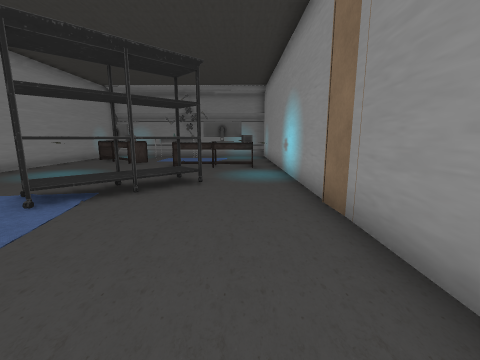
view 1 (above)

22 first-person views from a walk through a scene from a Unity 3-D project. The camera is 1.3 m above the floor, tilts 10° down and sees 90° across. Doors are open. The floor is counted in squares, 1.06 m on a side. Each view is taken from the middle of a square. On the plan, view 1 faces up. The plan holds only what a view shows up to about 12 squares ahead; the rest is blank. The player character is not drawn. Some surface patterns are stand-ins.

view 2
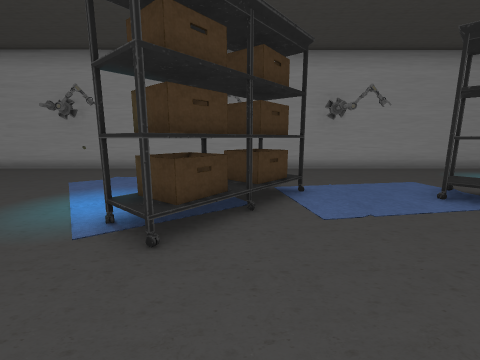

view 3
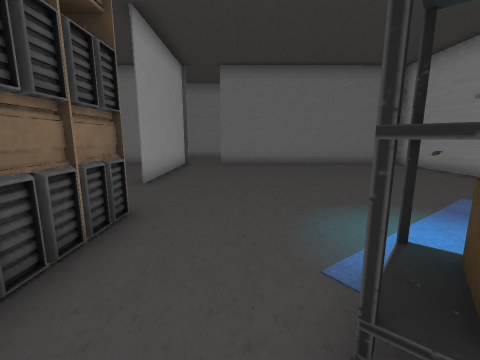

view 4
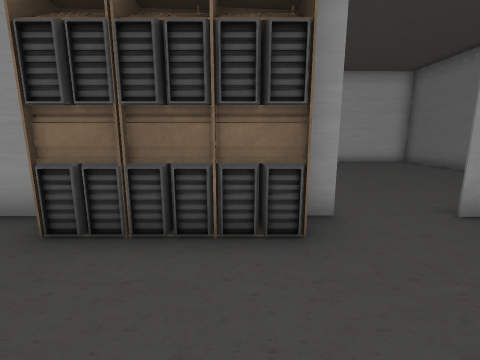

view 5
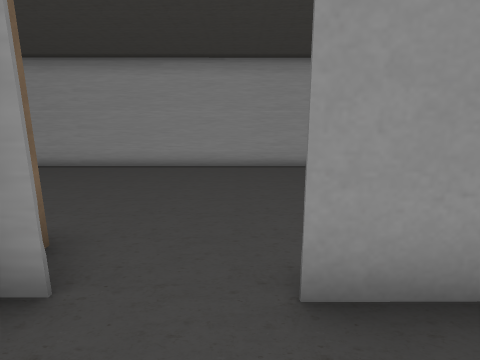

view 6
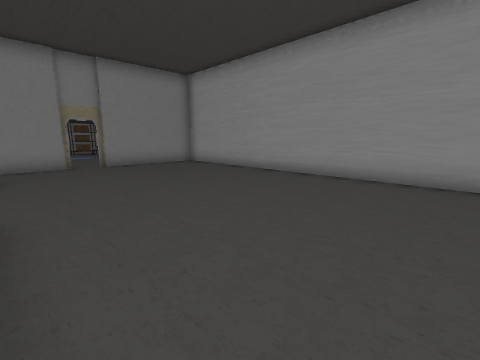

view 7
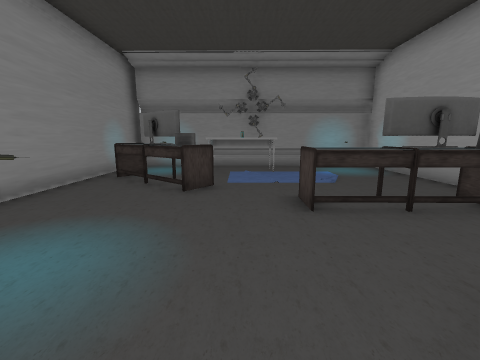

view 8
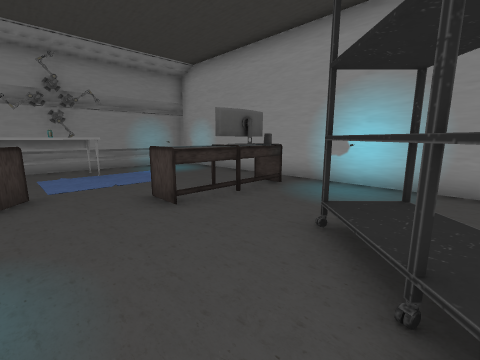

view 9
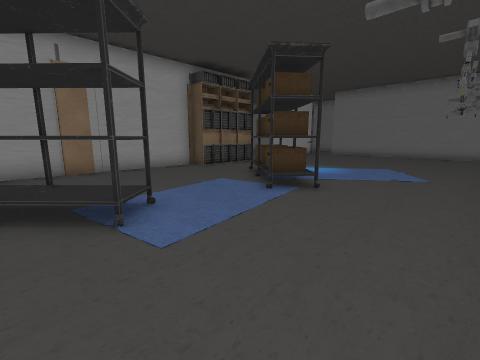

view 10
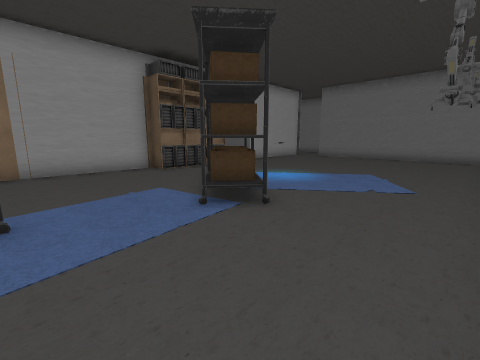

view 11
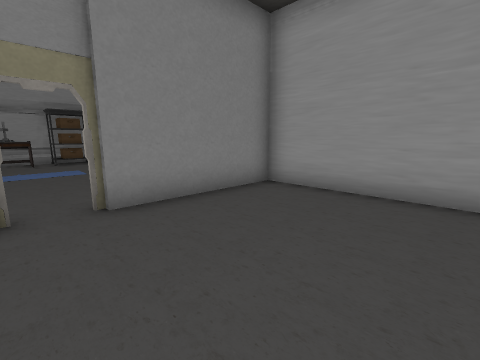

view 12
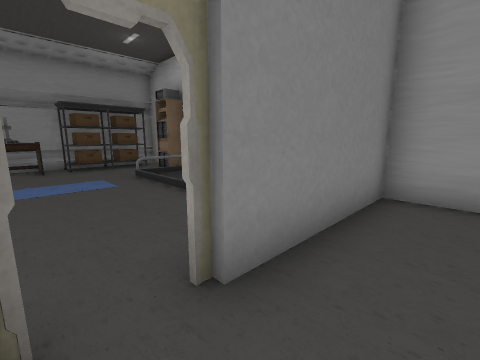

view 13
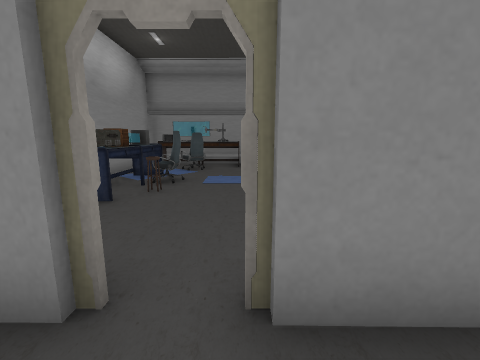

view 14
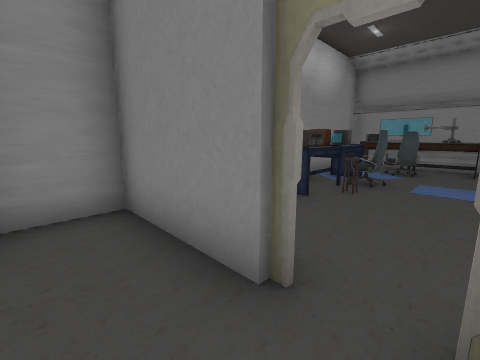

view 15
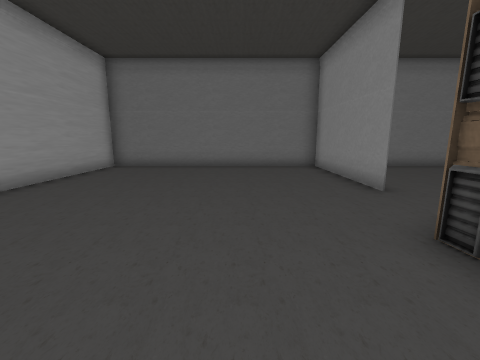

view 16
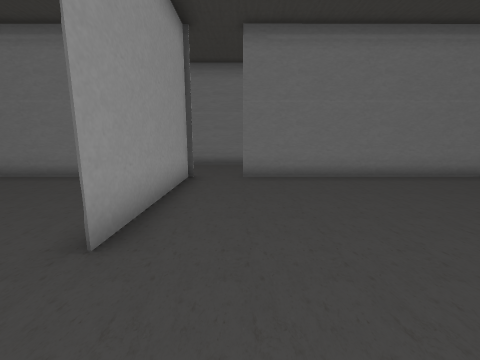

view 17
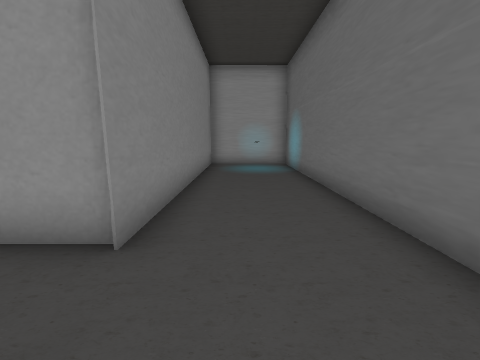

view 18
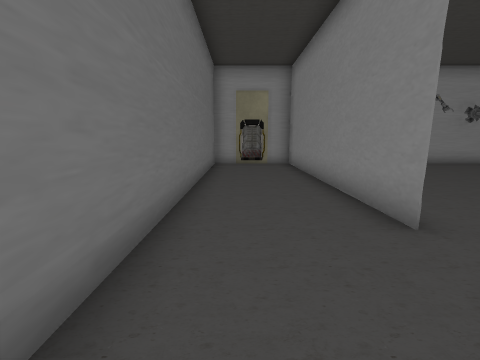

view 19
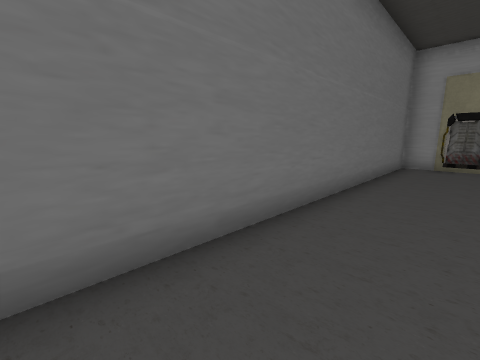

view 20
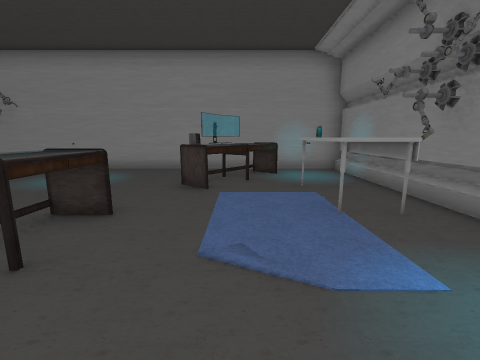

view 21
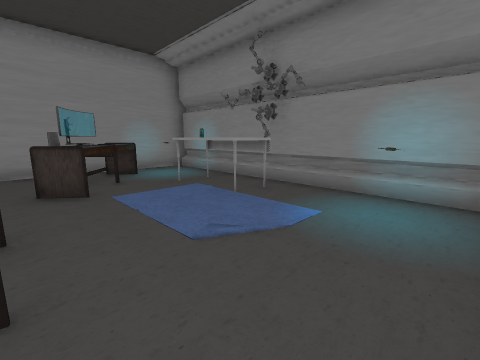

view 22
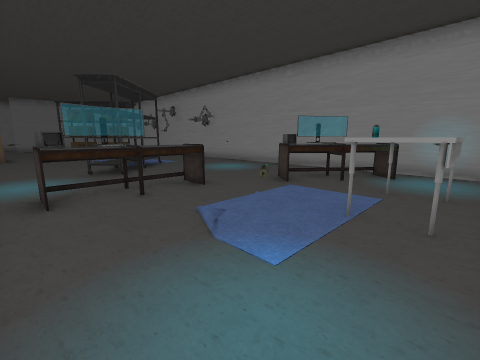

### Floor plan
Points are (right, up) in squares from view 1. A wall is a line through its corners. A room is listed if a view was taken in it or the views show most of it. See-through windows are left out.
Room 1 (views 1, 2, 3, 4, 5, 6, 7, 8, 9, 10, 11, 12, 13, 14, 15, 16, 20, 21, 22)
walls: (1.6, 0.3) (1.6, 2.6); (1.6, 5.3) (1.6, 16.6); (5.1, 6.4) (1.7, 6.5) (1.7, 5.5); (1.7, -6.4) (1.7, -11.6); (1.4, -11.6) (10.6, -11.6); (1.6, -11.6) (1.6, -6.4); (-8.7, -11.6) (-0.1, -11.6); (2.1, 16.7) (-8.5, 16.9); (10.6, -12) (10.5, 6.3) (6, 6.4); (-8.7, 17.6) (-8.6, -12)
ways out: opening at (0.5, -12) to room 2; open door at (5.5, 6.5)
objects: other object (-8, 12) to (-5, 14); other object (-5, 0); other object (-5, 1) to (-4, 1); other object (-5, 15) to (-3, 16); other object (-4, -2) to (-2, 0); other object (-4, 4) to (-3, 5); other object (-3, 6) to (-1, 7); other object (-3, 10) to (0, 11); other object (1, -4) to (1, -3); other object (1, -2) to (1, -1); other object (2, -4) to (2, -3); other object (2, -2); other object (2, -1) to (2, 0); other object (2, 3) to (2, 5)
Room 2 (views 17, 18, 19)
walls: (-0.1, -11.6) (-8.7, -11.7); (-8.6, -12) (-8.6, -15.2) (10.6, -15.2) (10.6, -12); (10.6, -11.6) (1.6, -11.6)
ways out: opening at (0.5, -12) to room 1

Where each view was taken, in squares from view 1:
view 1: 0 up, 0 right, facing up
view 2: 0 up, 1 right, facing left
view 3: 0 up, 1 left, facing down
view 4: 3 down, 2 left, facing right
view 5: 6 down, 0 right, facing right
view 6: 5 down, 3 right, facing up-right
view 7: 6 up, 4 left, facing up
view 8: 6 up, 5 left, facing up-right
view 9: 6 up, 8 left, facing down-right
view 10: 4 up, 8 left, facing down-right
view 11: 2 up, 5 right, facing up-right
view 12: 5 up, 5 right, facing up-right
view 13: 5 up, 6 right, facing up
view 14: 5 up, 6 right, facing up-left
view 15: 1 down, 5 right, facing down
view 16: 4 down, 0 right, facing down
view 17: 13 down, 1 left, facing right
view 18: 14 down, 3 right, facing left
view 19: 13 down, 3 right, facing down-left
view 20: 13 up, 1 right, facing left
view 21: 11 up, 1 right, facing up-left
view 22: 16 up, 1 right, facing down-left
